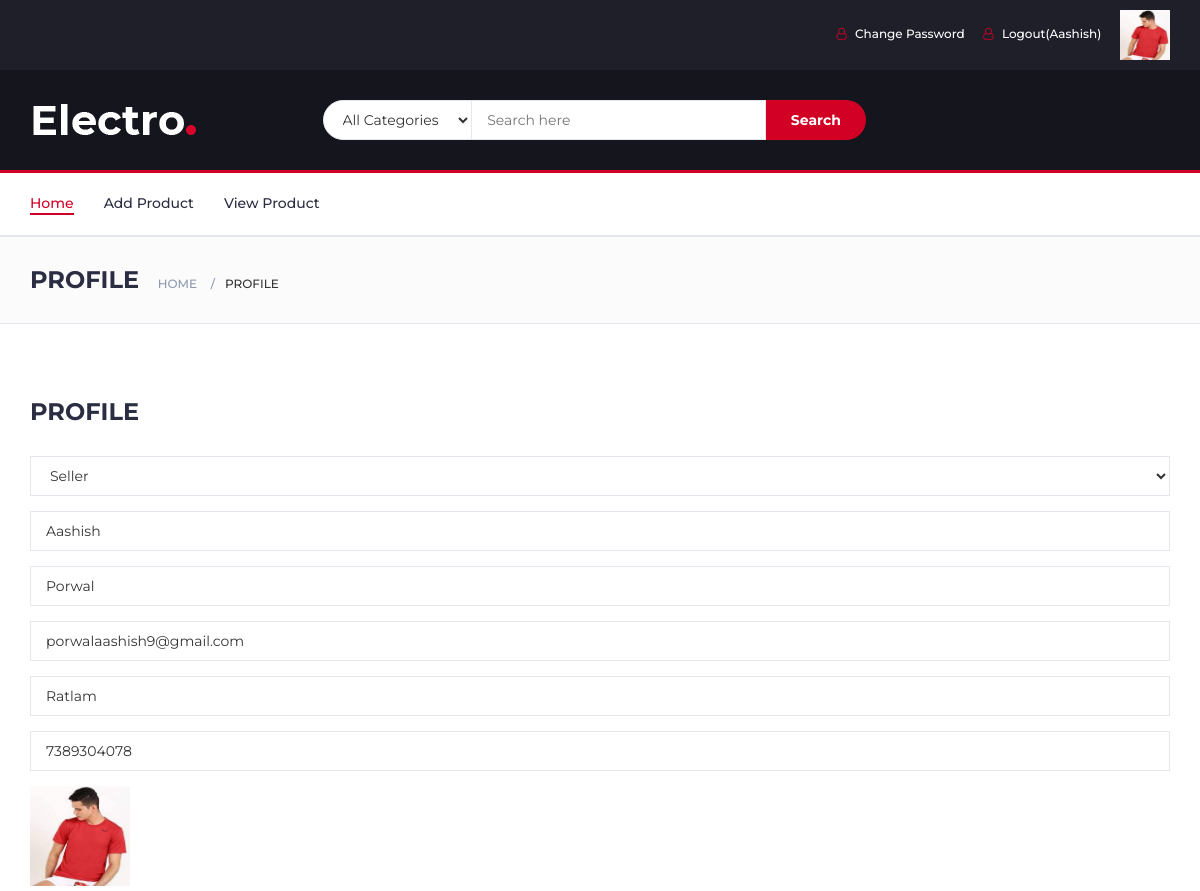
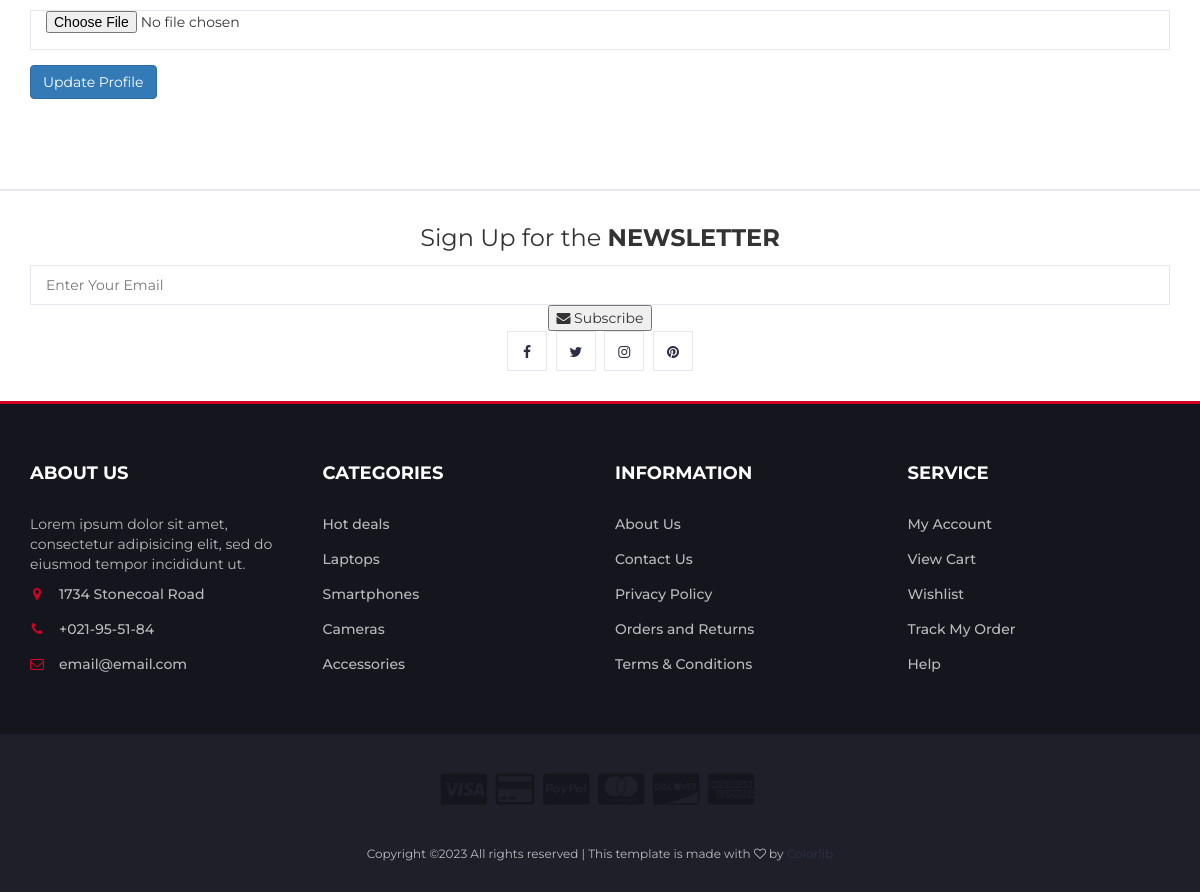
The page /profile/ (signed in) on the database its author committed (2 pictures, top to bottom).
### myapp/models.py (models this page shows, shortened)
class User(models.Model):
	fname=models.CharField(max_length=100)
	lname=models.CharField(max_length=100)
	email=models.EmailField()
	mobile=models.PositiveIntegerField()
	address=models.TextField()
	password=models.CharField(max_length=100)
	usertype=models.CharField(max_length=100)
	profile_pic=models.ImageField(upload_to="profile_pic/")

### myapp/views.py (the view)
# urls.py: path('profile/',views.profile,name='profile'),
def profile(request):
	user=User.objects.get(email=request.session['email'])
	if request.method=="POST":
		user.fname=request.POST['fname']
		user.lname=request.POST['lname']
		user.mobile=request.POST['mobile']
		user.address=request.POST['address']
		try:
			user.profile_pic=request.FILES['profile_pic']
		except:
			pass
		user.save()
		request.session['profile_pic']=user.profile_pic.url
		msg="Profile Updated Successfully"
		if user.usertype=="buyer":
			carts=Cart.objects.filter(user=user)
			return render(request,'profile.html',{'user':user,'msg':msg,'carts':carts})
		else:
			return render(request,'seller-profile.html',{'user':user,'msg':msg})
	else:
		user=User.objects.get(email=request.session['email'])
		if user.usertype=="buyer":
			carts=Cart.objects.filter(user=user)
			return render(request,'profile.html',{'user':user,'carts':carts})
		else:
			return render(request,'seller-profile.html',{'user':user})

### myapp/templates/seller-profile.html (shortened to what this page needs)
{% extends 'seller-header.html' %}
{% load static %}
{% block content %}
<!DOCTYPE html>
<html lang="en">
	<head>
    </head>
	<body>
		<div id="breadcrumb" class="section">
			<div class="container">
				<div class="row">
					<div class="col-md-12">
						<h3 class="breadcrumb-header">Profile</h3>
						<ul class="breadcrumb-tree">
							<li><a href="#">Home</a></li>
							<li class="active">Profile</li>
						</ul>
					</div>
				</div>
			</div>
		</div>
		<div class="section">
			<div class="container">
				<div class="row">
					<div class="col-md-12">
						<div class="billing-details">
							<div class="section-title">
								<h3 class="title">Profile</h3>
							</div>
							<form name="signup" method="post" action="{% url 'profile' %}" enctype="multipart/form-data">
							<div class="form-group">
								<select class="input" name="usertype">
									{% if user.usertype == "buyer" %}
										<option>---Select User Type---</option>
										<option value="buyer" selected>Buyer</option>
										<option value="seller">Seller</option>
									{% else %}
										<option value="seller" selected>Seller</option>
									{% endif %}
								</select>
							</div>
							<div class="form-group">
								<input class="input" type="text" name="fname" value="{{user.fname}}">
							</div>
							<div class="form-group">
								<input class="input" type="text" name="lname" value="{{user.lname}}">
							</div>
							<div class="form-group">
								<input class="input" type="email" name="email" value="{{user.email}}" readonly>
							</div>
							<div class="form-group">
								<input class="input" type="text" name="address" value="{{user.address}}">
							</div>
							<div class="form-group">
								<input class="input" type="text" name="mobile" value="{{user.mobile}}">
							</div>
							<div class="form-group">
								<img src="{{user.profile_pic.url}}" width="100px" height="100px">
							</div>
							<div class="form-group">
								<input class="input" type="file" name="profile_pic">
							</div>
							<div class="form-group">
								<input class="btn btn-primary" type="submit" name="action" value="Update Profile">
							</div>
						</div>
					</div>
				</div>
			</div>
		</div>
		<div id="newsletter" class="section">
			<div class="container">
				<div class="row">
					<div class="col-md-12">
						<div class="newsletter">
							<p>Sign Up for the <strong>NEWSLETTER</strong></p>
							<form>
								<input class="input" type="email" placeholder="Enter Your Email">
								<button class="newsletter-btn"><i class="fa fa-envelope"></i> Subscribe</button>
							</form>
							<ul class="newsletter-follow">
								<li>
									<a href="#"><i class="fa fa-facebook"></i></a>
								</li>
								<li>
									<a href="#"><i class="fa fa-twitter"></i></a>
								</li>
								<li>
									<a href="#"><i class="fa fa-instagram"></i></a>
								</li>
								<li>
									<a href="#"><i class="fa fa-pinterest"></i></a>
								</li>
							</ul>
						</div>
					</div>
				</div>
			</div>
		</div>
	</body>
</html>
{% endblock %}

### myapp/templates/seller-header.html (shortened to what this page needs)
{% load static %}
<!DOCTYPE html>
<html lang="en">
	<head>
		<link type="text/css" rel="stylesheet" href="{% static 'css/bootstrap.min.css' %}"/>
		<link type="text/css" rel="stylesheet" href="{% static 'css/slick.css' %}"/>
		<link type="text/css" rel="stylesheet" href="{% static 'css/slick-theme.css' %}"/>
		<link type="text/css" rel="stylesheet" href="{% static 'css/nouislider.min.css' %}"/>
		<link rel="stylesheet" href="{% static 'css/font-awesome.min.css' %}">
		<link type="text/css" rel="stylesheet" href="{% static 'css/style.css' %}"/>
    </head>
	<body>
		<header>
			<div id="top-header">
				<div class="container">
					<ul class="header-links pull-right">
						{% if request.session.email %}
							<li><a href="{% url 'change-password' %}"><i class="fa fa-user-o"></i> Change Password</a></li>
							<li><a href="{% url 'logout' %}"><i class="fa fa-user-o"></i> Logout({{request.session.fname}})</a></li>
							<li>
								<a href="{% url 'profile' %}">
									<img src="{{request.session.profile_pic}}" height="50px" width="50px">
								</a>
							</li>
						{% else %}
							<li><a href="{% url 'signup' %}"><i class="fa fa-user-o"></i> Sign Up</a></li>
							<li><a href="{% url 'login' %}"><i class="fa fa-user-o"></i> Login</a></li>
						{% endif %}
					</ul>
				</div>
			</div>
			<div id="header">
				<div class="container">
					<div class="row">
						<div class="col-md-3">
							<div class="header-logo">
								<a href="{% url 'seller-index' %}" class="logo">
									<img src="{% static 'img/logo.png' %}" alt="">
								</a>
							</div>
						</div>
						<div class="col-md-6">
							<div class="header-search">
								<form>
									<select class="input-select">
										<option value="0">All Categories</option>
									</select>
									<input class="input" placeholder="Search here">
									<button class="search-btn">Search</button>
								</form>
							</div>
						</div>
					</div>
				</div>
			</div>
		</header>
		<nav id="navigation">
			<div class="container">
				<div id="responsive-nav">
					<ul class="main-nav nav navbar-nav">
						<li class="active"><a href="{% url 'seller-index' %}">Home</a></li>
						<li><a href="{% url 'seller-add-product' %}">Add Product</a></li>
						<li><a href="{% url 'seller-view-product' %}">View Product</a></li>
					</ul>
				</div>
			</div>
		</nav>
		{% block content %}
		{% endblock %}
		<footer id="footer">
			<div class="section">
				<div class="container">
					<div class="row">
						<div class="col-md-3 col-xs-6">
							<div class="footer">
								<h3 class="footer-title">About Us</h3>
								<p>Lorem ipsum dolor sit amet, consectetur adipisicing elit, sed do eiusmod tempor incididunt ut.</p>
								<ul class="footer-links">
									<li><a href="#"><i class="fa fa-map-marker"></i>1734 Stonecoal Road</a></li>
									<li><a href="#"><i class="fa fa-phone"></i>+021-95-51-84</a></li>
									<li><a href="#"><i class="fa fa-envelope-o"></i>email@email.com</a></li>
								</ul>
							</div>
						</div>
						<div class="col-md-3 col-xs-6">
							<div class="footer">
								<h3 class="footer-title">Categories</h3>
								<ul class="footer-links">
									<li><a href="#">Hot deals</a></li>
									<li><a href="#">Laptops</a></li>
									<li><a href="#">Smartphones</a></li>
									<li><a href="#">Cameras</a></li>
									<li><a href="#">Accessories</a></li>
								</ul>
							</div>
						</div>
						<div class="col-md-3 col-xs-6">
							<div class="footer">
								<h3 class="footer-title">Information</h3>
								<ul class="footer-links">
									<li><a href="#">About Us</a></li>
									<li><a href="#">Contact Us</a></li>
									<li><a href="#">Privacy Policy</a></li>
									<li><a href="#">Orders and Returns</a></li>
									<li><a href="#">Terms & Conditions</a></li>
								</ul>
							</div>
						</div>
						<div class="col-md-3 col-xs-6">
							<div class="footer">
								<h3 class="footer-title">Service</h3>
								<ul class="footer-links">
									<li><a href="#">My Account</a></li>
									<li><a href="#">View Cart</a></li>
									<li><a href="#">Wishlist</a></li>
									<li><a href="#">Track My Order</a></li>
									<li><a href="#">Help</a></li>
								</ul>
							</div>
						</div>
					</div>
				</div>
			</div>
			<div id="bottom-footer" class="section">
				<div class="container">
					<div class="row">
						<div class="col-md-12 text-center">
							<ul class="footer-payments">
								<li><a href="#"><i class="fa fa-cc-visa"></i></a></li>
								<li><a href="#"><i class="fa fa-credit-card"></i></a></li>
								<li><a href="#"><i class="fa fa-cc-paypal"></i></a></li>
								<li><a href="#"><i class="fa fa-cc-mastercard"></i></a></li>
								<li><a href="#"><i class="fa fa-cc-discover"></i></a></li>
								<li><a href="#"><i class="fa fa-cc-amex"></i></a></li>
							</ul>
							<span class="copyright">
								Copyright &copy;<script>document.write(new Date().getFullYear());</script> All rights reserved | This template is made with <i class="fa fa-heart-o" aria-hidden="true"></i> by <a href="https://colorlib.com" target="_blank">Colorlib</a>
							</span>
						</div>
					</div>
				</div>
			</div>
		</footer>
	</body>
</html>

### myapp/static/css/style.css (style rules this page uses)
body { font-family: 'Montserrat', sans-serif; font-weight: 400; color: #333; }
h1, h2, h3, h4, h5, h6 { color: #2B2D42; font-weight: 700; margin: 0 0 10px; }
a { color: #2B2D42; font-weight: 500; -webkit-transition: 0.2s color; transition: 0.2s color; }
ul, ol { margin: 0; padding: 0; list-style: none }
.input { height: 40px; padding: 0px 15px; border: 1px solid #E4E7ED; background-color: #FFF; width: 100%; }
.input-select { padding: 0px 15px; background: #FFF; border: 1px solid #E4E7ED; height: 40px; }
.section { padding-top: 30px; padding-bottom: 30px; }
.section-title { position: relative; margin-bottom: 30px; margin-top: 15px; }
.section-title .title { display: inline-block; text-transform: uppercase; margin: 0px; }
#breadcrumb { padding: 30px 0px; background: #FBFBFC; border-bottom: 1px solid #E4E7ED; margin-bottom: 30px; }
#breadcrumb .breadcrumb-header { display: inline-block; margin-top: 0px; margin-bottom: 0px; margin-right: 15px; text-transform: uppercase; }
#breadcrumb .breadcrumb-tree { display: inline-block; }
#breadcrumb .breadcrumb-tree li { display: inline-block; font-size: 12px; font-weight: 500; text-transform: uppercase; }
#breadcrumb .breadcrumb-tree li+li { margin-left: 10px; }
#breadcrumb .breadcrumb-tree li+li:before { content: '/'; display: inline-block; color: #8D99AE; margin-right: 10px; }
#breadcrumb .breadcrumb-tree li a { color: #8D99AE; }
#top-header { padding-top: 10px; padding-bottom: 10px; background-color: #1E1F29; }
.header-links li { display: inline-block; margin-right: 15px; font-size: 12px; }
.header-links li:last-child { margin-right: 0px; }
.header-links li a { color: #FFF; }
.header-links li i { color: #D10024; margin-right: 5px; }
#header { padding-top: 15px; padding-bottom: 15px; background-color: #15161D; }
.header-logo { float: left; }
.header-logo .logo img { display: block; }
.header-search { padding: 15px 0px; }
.header-search form { position: relative; }
.header-search form .input-select { margin-right: -4px; border-radius: 40px 0px 0px 40px; }
.header-search form .input { width: calc(100% - 260px); margin-right: -4px; }
.header-search form .search-btn { height: 40px; width: 100px; background: #D10024; color: #FFF; font-weight: 700; border: none; border-radius: 0px 40px 40px 0px; }
#navigation { background: #FFF; border-bottom: 2px solid #E4E7ED; border-top: 3px solid #D10024; }
.main-nav>li+li { margin-left: 30px }
.main-nav>li>a { padding: 20px 0px; }
.main-nav>li>a:hover, .main-nav>li>a:focus, .main-nav>li.active>a { color: #D10024; background-color: transparent; }
.main-nav>li>a:after { content: ""; display: block; width: 0%; height: 2px; background-color: #D10024; -webkit-transition: 0.2s all; transition: 0.2s all; }
.main-nav>li>a:hover:after, .main-nav>li>a:focus:after, .main-nav>li.active>a:after { width: 100%; }
.billing-details { margin-bottom: 30px; }
#newsletter.section { border-top: 2px solid #E4E7ED; border-bottom: 3px solid #D10024; margin-top: 30px; }
.newsletter { text-align: center; }
.newsletter p { font-size: 24px; }
.newsletter .newsletter-follow { text-align: center; }
.newsletter .newsletter-follow li { display: inline-block; margin-right: 5px; }
.newsletter .newsletter-follow li:last-child { margin-right: 0px; }
.newsletter .newsletter-follow li a { position: relative; display: block; width: 40px; height: 40px; text-align: center; line-height: 40px; border: 1px solid #E4E7ED; background-color: #FFF; -webkit-transition: 0.2s all; transition: 0.2s all; }
#footer { background: #15161D; color: #B9BABC; }
#bottom-footer { background: #1E1F29; }
.footer { margin: 30px 0px; }
.footer .footer-title { color: #FFF; text-transform: uppercase; font-size: 18px; margin: 0px 0px 30px; }
.footer-links li+li { margin-top: 15px; }
.footer-links li a { color: #B9BABC; }
.footer-links li i { margin-right: 15px; color: #D10024; width: 14px; text-align: center; }
.copyright { margin-top: 30px; display: block; font-size: 12px; }
.footer-payments li { display: inline-block; margin-right: 5px; }
.footer-payments li a { color: #15161D; font-size: 36px; display: block; }

### rows shown on the page
User: session.fname "Aashish", usertype "Seller", fname "Aashish", lname "Porwal", email "porwalaashish9@gmail.com", address "Ratlam", mobile "7389304078", profile_pic (picture)
